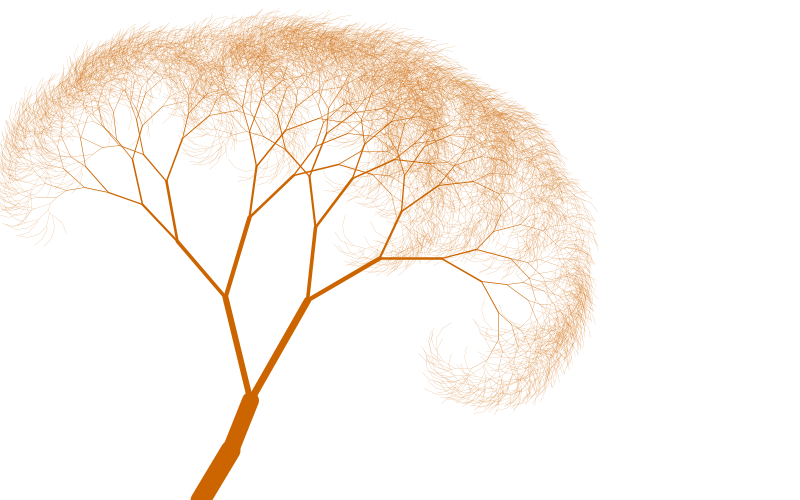
Frame 1 (no input)
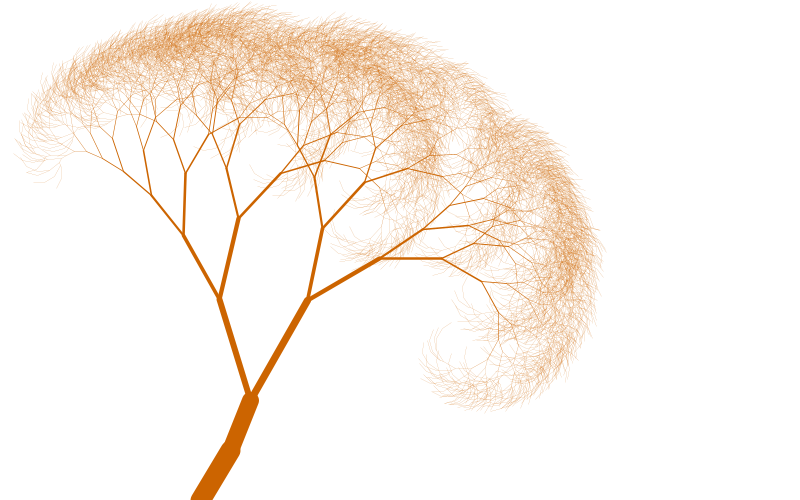
Frame 60 (the mouse pressed at the canvas centre just before this capture)
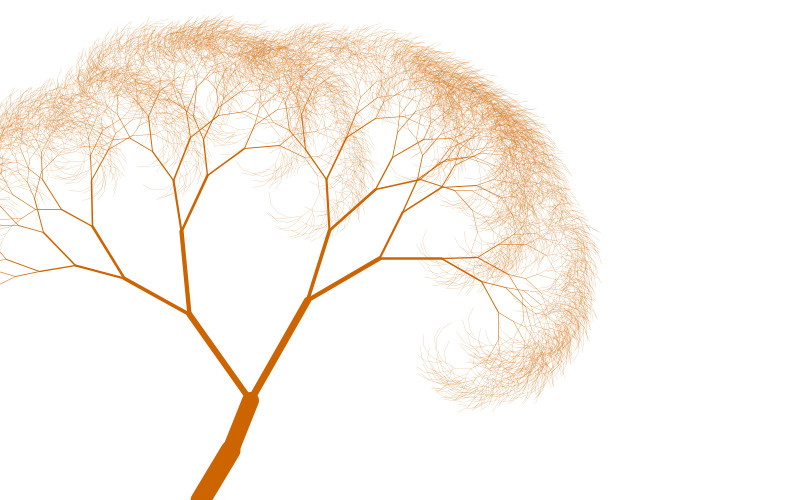
Frame 120 (the mouse held since frame 60 and released just before this capture)

The Processing sketch that drew these frames (run headless with seeded random() and noise(); from frame 60 on, the mouse is pressed at the canvas centre):

// Processing sketch: processing_10370
// ── processing_10370.pde

/*
風中的樹
 practice :algorithmic tree
 author:hsiu wen,ou
 reference:book-Processing Creative Coding and Computational Art-author Ira Greenberg
          processing-File=>examples=>topics=>fractals& L-system=>tree
 */
//float rad=15 ;//分岔的角度
float rad;
//float a = 100;
void setup(){
  size(800,500);
  smooth();
}
void draw(){
  background(255);
 
  stroke(204,100,0);
  float a = 30;//( mouseX/(float) height) * 40;
  rad= radians(a);//radians(a)*random(1,5) ;
  //畫出起始點
  translate(width /4,height);//生長起點
  strokeWeight(20);//樹頭最粗
  line(0,0,30,-50);
   strokeWeight(17);
   line(30,-50,50,-100);
  translate(50,-100);
  branch(150,20);//把值投入販賣機
  //branch(0,0,90);
}

void branch(float h,float s){//販賣機

  h *=0.7;//每次縮短0.7倍
  s *=0.6;//樹之每次縮減20%的寬度
  
  //開始寫遞迴的公式:重點1.要有個限制，h不能大於或小於某個值;重點2.要呼叫自己
  //最大不能超過50
if(h>2 && s>0 ){//遞迴重點1:給一個限制
  pushMatrix(); //儲存起始點(我們到哪裡),
  strokeWeight(s*0.5);
  rotate(random((-rad-0.1),(-rad+0.5)));//旋轉15度
  line(0,0,0,-h);//畫出樹枝
  translate(0,-h);//下一段樹枝的起始點
  branch(h,s);//遞迴重點2.呼叫自己,再做上面的動作
  popMatrix();
  /*
  pushMatrix(); //儲存起始點(我們到哪裡),
  strokeWeight(s*0.6);
  rotate(rad);//旋轉15度
  line(0,0,0,-h-10);//畫出樹枝
  translate(0,-h-10);//下一段樹枝的起始點
  branch(h,s);//遞迴重點2.呼叫自己,再做上面的動作
  popMatrix(); 
  */
}
if(h>1 && s>(-1)){
  pushMatrix(); //儲存起始點(我們到哪裡),
  strokeWeight(s*0.6);
  rotate(rad);//旋轉15度
  line(0,0,0,-h-10);//畫出樹枝
  translate(0,-h-10);//下一段樹枝的起始點
  branch(h,s);//遞迴重點2.呼叫自己,再做上面的動作
  popMatrix(); 
  /*pushMatrix(); //儲存起始點(我們到哪裡),
  strokeWeight(s*0.5);
  rotate(random((-rad-0.1),(-rad+0.5)));//旋轉15度
  line(0,0,0,-h);//畫出樹枝
  translate(0,-h);//下一段樹枝的起始點
  branch(h,s);//遞迴重點2.呼叫自己,再做上面的動作
  popMatrix();
 */ 
}
 
/*
float x,float y,float a
  strokeWeight(5*0.6);
 // line();
  float x1=x-cos(45)*a;//x起始點扣掉x向位移量
  float y1=y-(sin(45)*a);//y起始點扣掉y向位移量

  line(x,y,x1,y1);
  if(a>50){
    //translate(x1,y1);  
    line(x1,y1,x1-cos(45)*a,y1-sin(45)*a);
  }*/
}

/*
void branch(float a,float b){
 a*=3/2;
 b -=1;
 if((a > 1) && (b > 0)) {
 pushMatrix();    // Save the current state of transformation (i.e. where are we now)
 translate(width /1.4,height);
 rotate(15);   // Rotate by theta
 line(0, 0, 0, -a);  // Draw the branch
 translate(0, -a); // Move to the end of the branch
 branch(a,b);       // Ok, now call myself to draw two new branches!!
 popMatrix();     // Whenever we get back here, we "pop" in order to restore the previous
 
 }
 
 }
 */
